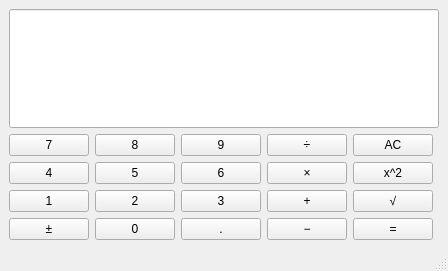
<?xml version="1.0" encoding="UTF-8"?>
<ui version="4.0">
 <class>Calculator</class>
 <widget class="QMainWindow" name="Calculator">
  <property name="geometry">
   <rect>
    <x>0</x>
    <y>0</y>
    <width>307</width>
    <height>271</height>
   </rect>
  </property>
  <property name="windowTitle">
   <string>Calculator</string>
  </property>
  <widget class="QWidget" name="centralwidget">
   <layout class="QGridLayout" name="gridLayout">
    <item row="5" column="1">
     <widget class="QPushButton" name="Button0">
      <property name="text">
       <string>0</string>
      </property>
     </widget>
    </item>
    <item row="2" column="1">
     <widget class="QPushButton" name="Button8">
      <property name="text">
       <string>8</string>
      </property>
     </widget>
    </item>
    <item row="4" column="0">
     <widget class="QPushButton" name="Button1">
      <property name="text">
       <string>1</string>
      </property>
     </widget>
    </item>
    <item row="2" column="3">
     <widget class="QPushButton" name="ButtonDiv">
      <property name="styleSheet">
       <string notr="true"/>
      </property>
      <property name="text">
       <string>÷</string>
      </property>
     </widget>
    </item>
    <item row="4" column="2">
     <widget class="QPushButton" name="Button3">
      <property name="text">
       <string>3</string>
      </property>
     </widget>
    </item>
    <item row="5" column="0">
     <widget class="QPushButton" name="ButtonSign">
      <property name="text">
       <string>±</string>
      </property>
     </widget>
    </item>
    <item row="5" column="2">
     <widget class="QPushButton" name="ButtonDec">
      <property name="styleSheet">
       <string notr="true"/>
      </property>
      <property name="text">
       <string>.</string>
      </property>
     </widget>
    </item>
    <item row="4" column="4">
     <widget class="QPushButton" name="ButtonSqrt">
      <property name="styleSheet">
       <string notr="true"/>
      </property>
      <property name="text">
       <string>√</string>
      </property>
     </widget>
    </item>
    <item row="2" column="0">
     <widget class="QPushButton" name="Button7">
      <property name="text">
       <string>7</string>
      </property>
     </widget>
    </item>
    <item row="3" column="0">
     <widget class="QPushButton" name="Button4">
      <property name="text">
       <string>4</string>
      </property>
     </widget>
    </item>
    <item row="4" column="1">
     <widget class="QPushButton" name="Button2">
      <property name="text">
       <string>2</string>
      </property>
     </widget>
    </item>
    <item row="2" column="2">
     <widget class="QPushButton" name="Button9">
      <property name="text">
       <string>9</string>
      </property>
     </widget>
    </item>
    <item row="3" column="3">
     <widget class="QPushButton" name="ButtonMult">
      <property name="styleSheet">
       <string notr="true"/>
      </property>
      <property name="text">
       <string>×</string>
      </property>
     </widget>
    </item>
    <item row="3" column="1">
     <widget class="QPushButton" name="Button5">
      <property name="text">
       <string>5</string>
      </property>
     </widget>
    </item>
    <item row="3" column="2">
     <widget class="QPushButton" name="Button6">
      <property name="text">
       <string>6</string>
      </property>
     </widget>
    </item>
    <item row="4" column="3">
     <widget class="QPushButton" name="ButtonAdd">
      <property name="styleSheet">
       <string notr="true"/>
      </property>
      <property name="text">
       <string>+</string>
      </property>
     </widget>
    </item>
    <item row="5" column="4">
     <widget class="QPushButton" name="ButtonEqu">
      <property name="styleSheet">
       <string notr="true"/>
      </property>
      <property name="text">
       <string>=</string>
      </property>
     </widget>
    </item>
    <item row="0" column="0" colspan="6">
     <widget class="QLineEdit" name="Display">
      <property name="sizePolicy">
       <sizepolicy hsizetype="Preferred" vsizetype="Expanding">
        <horstretch>0</horstretch>
        <verstretch>0</verstretch>
       </sizepolicy>
      </property>
      <property name="text">
       <string/>
      </property>
     </widget>
    </item>
    <item row="5" column="3">
     <widget class="QPushButton" name="ButtonSub">
      <property name="styleSheet">
       <string notr="true"/>
      </property>
      <property name="text">
       <string>−</string>
      </property>
     </widget>
    </item>
    <item row="2" column="4">
     <widget class="QPushButton" name="ButtonAC">
      <property name="text">
       <string>AC</string>
      </property>
     </widget>
    </item>
    <item row="3" column="4">
     <widget class="QPushButton" name="ButtonSqu">
      <property name="font">
       <font>
        <family>.AppleSystemUIFont</family>
       </font>
      </property>
      <property name="styleSheet">
       <string notr="true"/>
      </property>
      <property name="text">
       <string>x^2</string>
      </property>
     </widget>
    </item>
   </layout>
  </widget>
  <widget class="QMenuBar" name="menubar">
   <property name="geometry">
    <rect>
     <x>0</x>
     <y>0</y>
     <width>307</width>
     <height>22</height>
    </rect>
   </property>
  </widget>
  <widget class="QStatusBar" name="statusbar"/>
 </widget>
 <resources/>
 <connections/>
</ui>
